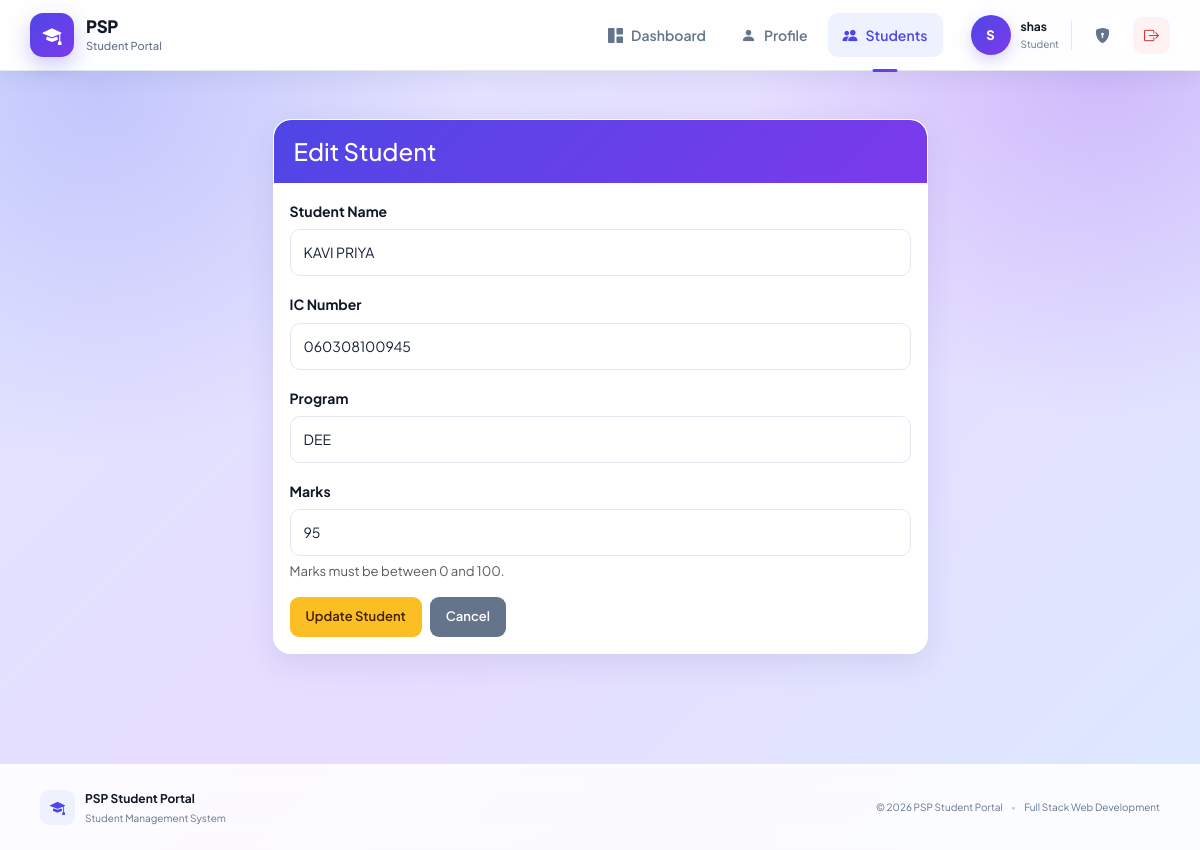
Screenshot of /controllers/StudentController.php?action=edit&id=8 (signed in) with the database file from the repository.
### tables this page shows
CREATE TABLE `students` (
  `id` int(11) NOT NULL,
  `name` varchar(100) NOT NULL,
  `ic` varchar(20) NOT NULL,
  `program` varchar(150) NOT NULL,
  `marks` int(11) NOT NULL,
  `profile_picture` varchar(255) DEFAULT NULL
);

### models/Student.php (called while the page is built, shortened)
<?php
class Student
{
    private $conn;
    public function __construct($conn)
    {
        $this->conn = $conn;
    }
        public function getStudentById($id)
    {
        $sql = "SELECT id, name, ic, program, marks, profile_picture
                FROM students
                WHERE id = ?";
        $stmt = $this->conn->prepare($sql);
        $stmt->bind_param("i", $id);
        $stmt->execute();
        $result = $stmt->get_result();
        return $result->fetch_assoc();
    }
}
?>

### views/students/edit.php (the view, shortened to what this page needs)
<?php
require_once __DIR__ .
    '/../layouts/header.php';
?>
<div class="container page-container">
    <div class="row justify-content-center">
        <div class="col-md-7">
            <div class="card shadow-sm border-0">
                <div class="card-header bg-warning">
                    <h4 class="mb-0">
                        Edit Student
                    </h4>
                </div>
                <div class="card-body">
                    <form
                        action="/PSP_Student_Portal/controllers/StudentController.php?action=update"
                        method="POST"
                        id="editStudentForm"
                    >
                        <div class="mb-3">
                            <label
                                for="name"
                                class="form-label"
                            >
                                Student Name
                            </label>
                            <input
                                type="text"
                                class="form-control"
                                id="name"
                                name="name"
                                value="<?= htmlspecialchars(
                                    $student['name']
                                ) ?>"
                                required
                            >
                        </div>
                        <div class="mb-3">
                            <label
                                for="ic"
                                class="form-label"
                            >
                                IC Number
                            </label>
                            <input
                                type="text"
                                class="form-control"
                                id="ic"
                                name="ic"
                                value="<?= htmlspecialchars(
                                    $student['ic']
                                ) ?>"
                                required
                            >
                        </div>
                        <div class="mb-3">
                            <label
                                for="program"
                                class="form-label"
                            >
                                Program
                            </label>
                            <input
                                type="text"
                                class="form-control"
                                id="program"
                                name="program"
                                value="<?= htmlspecialchars(
                                    $student['program']
                                ) ?>"
                                required
                            >
                        </div>
                        <div class="mb-3">
                            <label
                                for="marks"
                                class="form-label"
                            >
                                Marks
                            </label>
                            <input
                                type="number"
                                class="form-control"
                                id="marks"
                                name="marks"
                                min="0"
                                max="100"
                                value="<?= htmlspecialchars(
                                    $student['marks']
                                ) ?>"
                                required
                            >
                            <div class="form-text">
                                Marks must be between 0 and 100.
                            </div>
                        </div>
                        <div class="d-flex gap-2">
                            <button
                                type="submit"
                                class="btn btn-warning"
                            >
                                Update Student
                            </button>
                            <a
                                href="/PSP_Student_Portal/controllers/StudentController.php?action=index"
                                class="btn btn-secondary"
                            >
                                Cancel
                            </a>
                        </div>
                    </form>
                </div>
            </div>
        </div>
    </div>
</div>
<?php
require_once __DIR__ .
    '/../layouts/footer.php';
?>

### public/css/style.css (style rules this page uses)
:root { --primary: #4f46e5; --primary-dark: #3730a3; --primary-light: #eef2ff; --secondary: #7c3aed; --secondary-dark: #6d28d9; --secondary-light: #f5f3ff; --heading: #111827; --dark: #172033; --text: #334155; --muted: #64748b; --light-text: #94a3b8; --border: #e2e8f0; --border-dark: #cbd5e1; --white: #ffffff; --success: #16a34a; --success-light: #dcfce7; --danger: #dc2626; --danger-light: #fef2f2; --warning: #f59e0b; --warning-light: #fffbeb; --page-bg-1: #dfe6ff; --page-bg-2: #e7ddff; --page-bg-3: #dce9ff; --shadow-sm: 0 4px 12px rgba(15, 23, 42, 0.06); --shadow-md: 0 10px 30px rgba(49, 46, 129, 0.10); --shadow-lg: 0 18px 45px rgba(49, 46, 129, 0.14); }
*, *::before, *::after { box-sizing: border-box; }
html { scroll-behavior: smooth; }
html, body { min-height: 100%; }
body { margin: 0; color: var(--text); background: radial-gradient(circle at 8% 10%, rgba(99, 102, 241, 0.24), transparent 28%), radial-gradient(circle at 92% 8%, rgba(124, 58, 237, 0.22), transparent 26%), linear-gradient(135deg, var(--page-bg-1) 0%, var(--page-bg-2) 52%, var(--page-bg-3) 100%); background-attachment: fixed; font-family: 'Plus Jakarta Sans', -apple-system, BlinkMacSystemFont, "Segoe UI", sans-serif; font-size: 15px; line-height: 1.6; }
body, button, input, select, textarea { font-family: 'Plus Jakarta Sans', -apple-system, BlinkMacSystemFont, "Segoe UI", sans-serif; }
a { color: inherit; text-decoration: none !important; }
button, input, select, textarea { font-size: inherit; }
.page-container, .students-page { width: 100%; max-width: 1220px; margin: 0 auto; padding: 48px 30px 80px; animation: fadeIn 0.35s ease; }
.btn { border-radius: 9px !important; padding: 10px 16px !important; font-size: 13px !important; font-weight: 600 !important; transition: all 0.2s ease; }
.btn-warning { border: 0 !important; color: #422006 !important; background: #fbbf24 !important; }
.btn-secondary { border: 0 !important; color: #fff !important; background: #64748b !important; }
.card { overflow: hidden; border: 1px solid rgba(255, 255, 255, 0.95) !important; border-radius: 18px !important; background: rgba(255, 255, 255, 0.98) !important; box-shadow: var(--shadow-md) !important; }
.card-header { padding: 17px 20px !important; border: 0 !important; border-radius: 17px 17px 0 0 !important; color: #fff !important; background: linear-gradient(135deg, var(--primary), var(--secondary)) !important; font-size: 17px; font-weight: 700; }
.form-label { margin-bottom: 7px; color: var(--heading); font-size: 14px; font-weight: 700; }
.form-control, .form-select { min-height: 47px; padding: 10px 13px !important; border: 1px solid var(--border) !important; border-radius: 10px !important; color: var(--dark) !important; background: rgba(255, 255, 255, 0.98) !important; font-size: 14px !important; box-shadow: none; transition: all 0.2s ease; }
.form-control::placeholder { color: var(--light-text); }

### rows the page displays
students: name "KAVI PRIYA", ic "060308100945", program "DEE", marks "95"

### other values shown
$_SESSION['username'] "shas"
